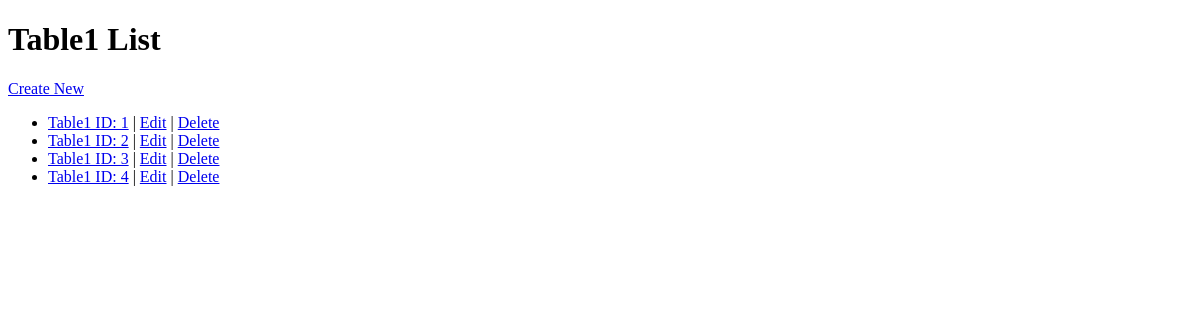
/layer_and_generic/ListView, run on an earlier commit of the app's database.
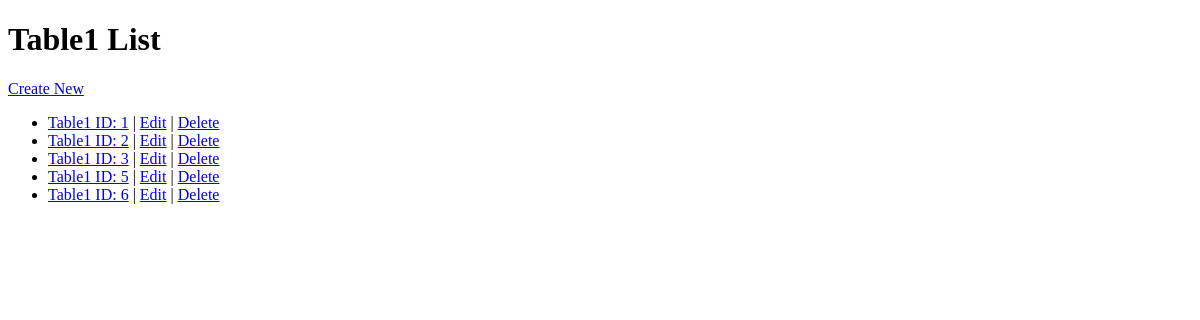
And on a later commit of the database.
### rest_basic/models.py (models this page shows)
class Table1(models.Model):
    foreign_key = models.ForeignKey(Table2, on_delete=models.CASCADE, related_name='table1_foreign', null=True, blank=True)
    one_to_one = models.OneToOneField(Table2, on_delete=models.CASCADE, related_name='table1_one', null=True, blank=True)
    many_to_many = models.ManyToManyField(Table3, related_name='table1_many', blank=True)
    integer_field = models.IntegerField(null=True, blank=True)      # Integer value (optional)
    float_field = models.FloatField(null=True, blank=True)          # Floating point number
    char_field = models.CharField(max_length=15)                    # Short text with max length
    text_field= models.TextField(blank=True)                        # Long text (optional)
    boolean_field = models.BooleanField(default=False)              # True or False
    date_field = models.DateField(null=True, blank=True)           # Date only
    time_field = models.TimeField(null=True, blank=True)           # Time only
    datetime_field = models.DateTimeField(null=True, blank=True)   # Full date and time
    image_field = models.ImageField(upload_to='images/', null=True, blank=True)  # For image files
    file_field = models.FileField(upload_to='files/', null=True, blank=True)     # For general files
    def __str__(self):
        return f"Table1 ID: {self.id}"

### layer_and_generic/views.py (the view)
# urls.py: path('ListView', views.Table1ListView.as_view(), name='list'),
class Table1ListView(ListView):
    model = Table1
    template_name = 'list.html'
    context_object_name = 'table1_list'

### layer_and_generic/templates/list.html
{% extends "LAG/base.html" %}
{% block body %}
<h1>Table1 List</h1>
<a href="{% url 'create' %}">Create New</a>
<ul>
  {% for obj in table1_list %}
    <li>
      <a href="{% url 'detail' obj.pk %}">{{ obj }}</a>
      | <a href="{% url 'update' obj.pk %}">Edit</a>
      | <a href="{% url 'delete' obj.pk %}">Delete</a>
    </li>
  {% endfor %}
</ul>
{% endblock %}

What changed in the data, as far as the page shows it:
removed Table1: id "Table1 ID: 4"
added Table1: id "Table1 ID: 5"
added Table1: id "Table1 ID: 6"
